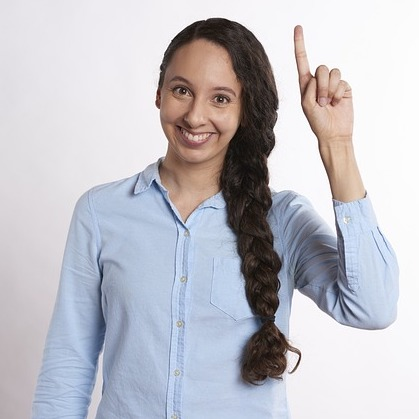
#> input picture tests/assets/pointing_up.jpg, 419 x 419 px
$ python make_clips.py
#> lines starting #> are read from the running program, lines starting #| are printed output that depends on the picture; after the words box and inside, x2 and y2 are one past the last pixel; in counts of white or black regions, pixels touching at a corner belong together
### mport/perception.py
"""MediaPipe wrappers (segmentation, hands, face) + clean-plate builder + legacy differencing fallback."""
import os, urllib.request, cv2, numpy as np

MODEL_DIR = os.path.join(os.path.dirname(os.path.dirname(os.path.abspath(__file__))), "models")
MODELS = {
    "hand": ("hand_landmarker.task", "https://storage.googleapis.com/mediapipe-models/hand_landmarker/hand_landmarker/float16/1/hand_landmarker.task"),
    "seg": ("selfie_segmenter.tflite", "https://storage.googleapis.com/mediapipe-models/image_segmenter/selfie_segmenter/float16/latest/selfie_segmenter.tflite"),
    "face": ("blaze_face_short_range.tflite", "https://storage.googleapis.com/mediapipe-models/face_detector/blaze_face_short_range/float16/1/blaze_face_short_range.tflite"),
}

def model_path(key):
    name, url = MODELS[key]; p = os.path.join(MODEL_DIR, name)
    if not os.path.exists(p):
        os.makedirs(MODEL_DIR, exist_ok=True); print(f"downloading {name} ..."); urllib.request.urlretrieve(url, p)
    return p

def _mp():
    import mediapipe as mp
    from mediapipe.tasks.python import vision, BaseOptions
    return mp, vision, BaseOptions

def _img(mp, frame_bgr):
    return mp.Image(image_format=mp.ImageFormat.SRGB, data=np.ascontiguousarray(cv2.cvtColor(frame_bgr, cv2.COLOR_BGR2RGB)))

class MPSegmenter:
    def __init__(self, smooth=0.5):
        mp, vision, BO = _mp(); self.mp = mp; self.prev = None; self.smooth = smooth
        self.seg = vision.ImageSegmenter.create_from_options(vision.ImageSegmenterOptions(
            base_options=BO(model_asset_path=model_path("seg")), running_mode=vision.RunningMode.VIDEO,
            output_confidence_masks=True, output_category_mask=False))
    # [9 lines left out: function __call__, not called in this run]

class DiffSegmenter:
    """v1 fallback: difference against the clean plate. Needs a static camera and stable light."""
    def __init__(self):
        self.prev = None
    # [11 lines left out: function __call__, not called in this run]

class HandTracker:
    # [9 lines left out: functions __init__, __call__, not called in this run]

class FaceTracker:
    # [10 lines left out: functions __init__, __call__, not called in this run]

class PlateCapture:
    """Clean empty-room capture that tolerates you being in some frames: each pixel is averaged only over
    frames where the (dilated) person mask is clear there, so nobody gets baked into the plate.
    Feed frames with add(); done() once every pixel has enough clean samples (or max_frames is hit)."""
    # [16 lines left out: functions __init__, add, not called in this run]
    def clean_fraction(self): return float((self.n >= self.min_clean).mean())
    def person_in_frame(self, thr=0.02): return self.coverage > thr
    def done(self):
        if self.frames < self.target or self.person_in_frame(): return False   # never finishes while you're seen
        return self.clean_fraction() >= 0.995 or self.frames >= self.max_frames
    # [4 lines left out: function result, not called in this run]

class PlateBuilder:
    """Clean plate = the room without you. Seeded by an empty-room capture, then continuously refreshed
    from pixels the segmenter says are background, so lighting drift is tracked. Holes are inpainted.
    Refresh is gated: a known pixel only drifts toward the camera when it is already close to the plate,
    so your cast shadow (or a soft mask edge) next to you is never learned into the empty room."""
    def __init__(self, shape):
        self.plate = np.zeros(shape, np.float32); self.known = np.zeros(shape[:2], np.float32)
    def seed(self, frames):
        self.plate = np.median(np.stack(frames), axis=0).astype(np.float32); self.known[:] = 1
    # [16 lines left out: functions seed_capture, update, get, not called in this run]

### tests/make_clips.py
"""Build synthetic 'webcam' clips: a rendered room + a real person (MediaPipe Apache-2.0 sample photo, cut out
with the selfie segmenter) who sways slightly. Optional: a real open-palm hand photo pasted in for a time window."""
import os, sys, cv2, numpy as np
sys.path.insert(0, os.path.dirname(os.path.dirname(os.path.abspath(__file__))))
A = os.path.join(os.path.dirname(os.path.abspath(__file__)), "assets")
W, H, FPS = 960, 540, 30

def room(rng=np.random.default_rng(5)):
    y = np.linspace(0, 1, H)[:, None, None]
    img = (np.array([180, 200, 215]) * (1 - 0.25 * y) + np.zeros((H, W, 3))).astype(np.float32)   # warm wall
    img[int(H * .72):] = np.array([60, 90, 120])                                                    # desk
    cv2.rectangle(img, (60, 70), (230, 260), (90, 60, 40), -1); cv2.rectangle(img, (72, 82), (218, 248), (200, 170, 120), -1)  # frame/poster
#> after `cv2.rectangle(img, (60, 70), (230, 260), (90, 60, 40), -1)`:
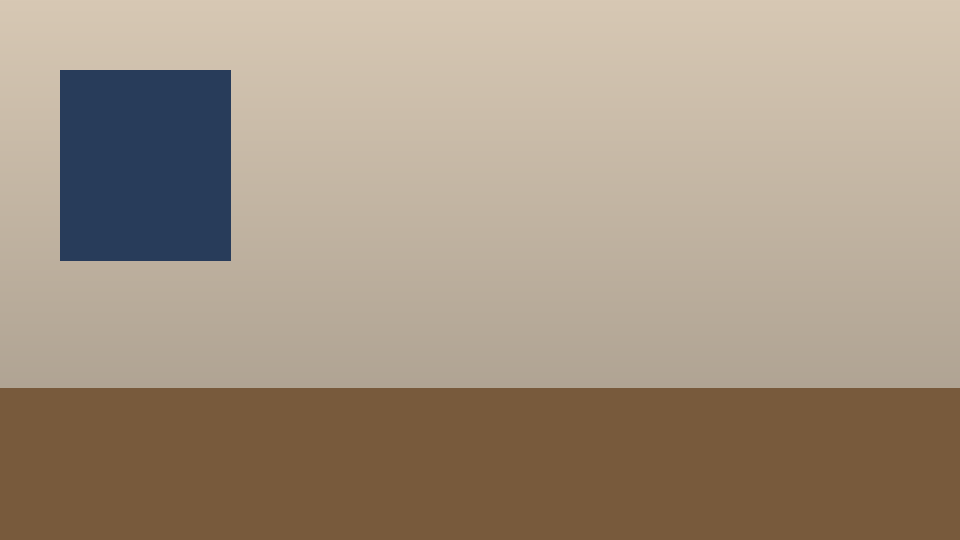
#> img: shape (540, 960, 3) float32; mean of channels 0, 1, 2 129.8, 147.7, 164.4; drawn as B, G, R
    cv2.rectangle(img, (720, 120), (900, 135), (50, 70, 100), -1)                                   # shelf
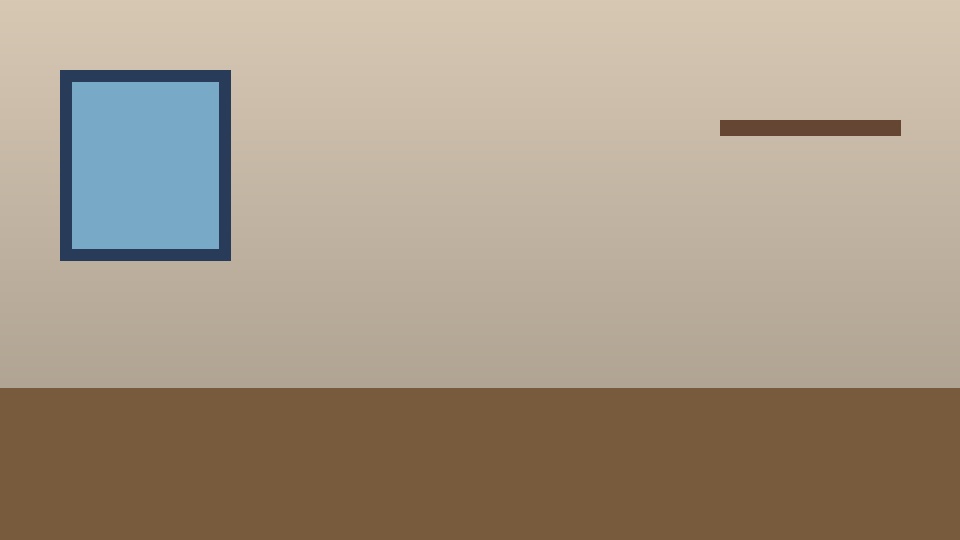
#> img: shape (540, 960, 3) float32; mean of channels 0, 1, 2 134.7, 152.2, 167.6; drawn as B, G, R
    for i, c in enumerate([(40, 40, 180), (160, 90, 30), (40, 140, 60), (30, 160, 200)]):
        cv2.rectangle(img, (735 + i * 38, 70), (760 + i * 38, 120), c, -1)                         # books
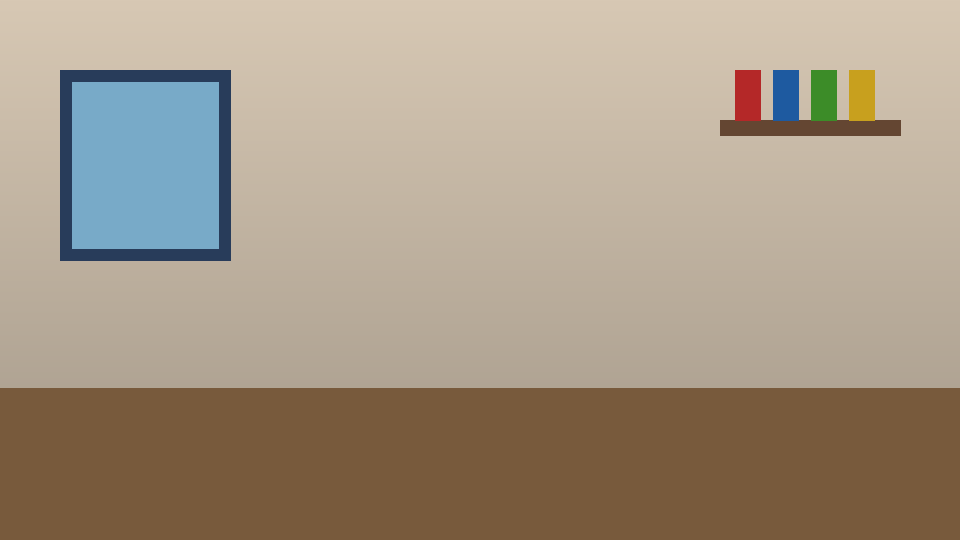
#> img: shape (540, 960, 3) float32; 1.02% of pixels changed, all inside (x1, y1, x2, y2) = (735, 70, 875, 121); drawn as B, G, R
    cv2.circle(img, (840, 330), 55, (50, 130, 60), -1); cv2.rectangle(img, (815, 370), (865, 390), (40, 60, 120), -1)  # plant
#> after `cv2.rectangle(img, (815, 370), (865, 390), (40, 60, 120), -1)`:
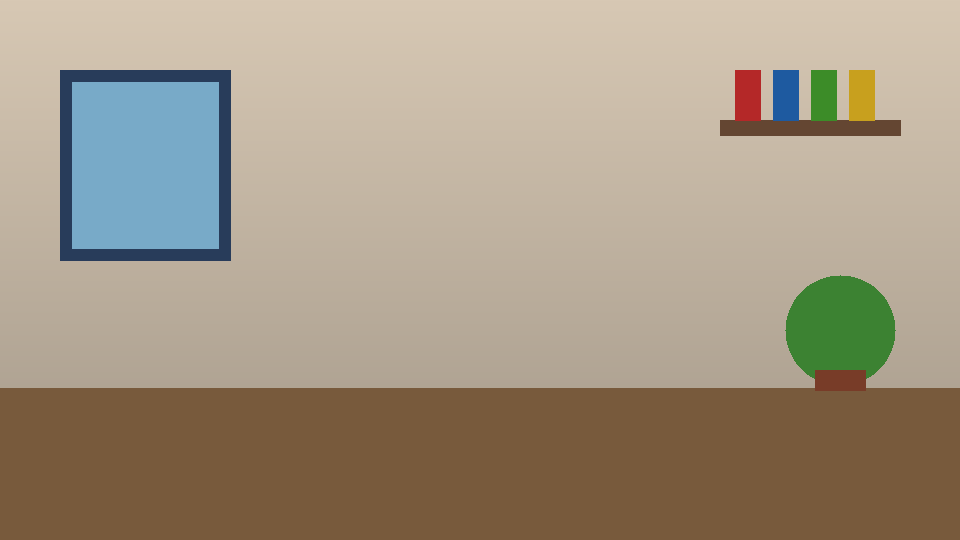
#> img: shape (540, 960, 3) float32; mean of channels 0, 1, 2 131.4, 150.5, 164.6; drawn as B, G, R
    img += rng.normal(0, 2, img.shape)
    return np.clip(img, 0, 255).astype(np.uint8)

def person_cutout():
    from mport.perception import MPSegmenter
    im = cv2.imread(os.path.join(A, "pointing_up.jpg")); im = cv2.resize(im, (int(im.shape[1] * 470 / im.shape[0]), 470))
#> in person_cutout, im is the input picture: shape (419, 419, 3); mean B, G, R 199.1, 192.2, 193.1
    m = MPSegmenter(smooth=0)(im, 0)
    return im, cv2.GaussianBlur((m > 0.5).astype(np.float32), (5, 5), 0)

def hand_cutout():
    im = cv2.imread(os.path.join(A, "right_hands.jpg"))
    h = im[:, im.shape[1] // 2:]                       # right half: one open palm
    m = (cv2.cvtColor(h, cv2.COLOR_BGR2GRAY) < 225).astype(np.float32)
    m = cv2.GaussianBlur(cv2.morphologyEx(m, cv2.MORPH_OPEN, np.ones((5, 5))), (5, 5), 0)
    s = 300 / h.shape[0]; return cv2.resize(h, None, fx=s, fy=s), cv2.resize(m, None, fx=s, fy=s)

def paste(dst, src, m, x, y):
    h, w = src.shape[:2]; x0, y0 = max(0, x), max(0, y); x1, y1 = min(W, x + w), min(H, y + h)
    s = src[y0 - y:y1 - y, x0 - x:x1 - x].astype(np.float32); mm = m[y0 - y:y1 - y, x0 - x:x1 - x][..., None]
    dst[y0:y1, x0:x1] = (dst[y0:y1, x0:x1] * (1 - mm) + s * mm).astype(np.uint8)

def make(path, seconds=7.0, empty=1.0, palm=None):
    bg = room(); p, pm = person_cutout(); hnd, hm = hand_cutout()
    vw = cv2.VideoWriter(path, cv2.VideoWriter_fourcc(*"mp4v"), FPS, (W, H)); rng = np.random.default_rng(1)
    for i in range(int(seconds * FPS)):
        t = i / FPS; f = bg.copy()
        if t >= empty: paste(f, p, pm, W // 2 - p.shape[1] // 2 + int(8 * np.sin(t * 2.1)), H - p.shape[0] + int(3 * np.sin(t * 3.3)))
        if palm and palm[0] <= t < palm[1]: paste(f, hnd, hm, 120, 150)
        f = np.clip(f.astype(np.int16) + rng.integers(-3, 4, f.shape), 0, 255).astype(np.uint8)  # sensor noise
        vw.write(f)
    vw.release(); cv2.imwrite(path.replace(".mp4", "_room.png"), bg)

if __name__ == "__main__":
    os.makedirs("demo/clips", exist_ok=True)
    make("demo/clips/person.mp4", 7.0)
#> (the call stopped at in __init__, `self.seg = vision.ImageSegmenter.create_from_options(vision.ImageSegme..`: mediapipe is not available in this run)
    make("demo/clips/person_palm.mp4", 8.0, palm=(4.6, 6.6))   # real open-palm photo appears 4.6s..6.6s
#> (the call stopped at in __init__, `self.seg = vision.ImageSegmenter.create_from_options(vision.ImageSegme..`: mediapipe is not available in this run)
    print("ok")
